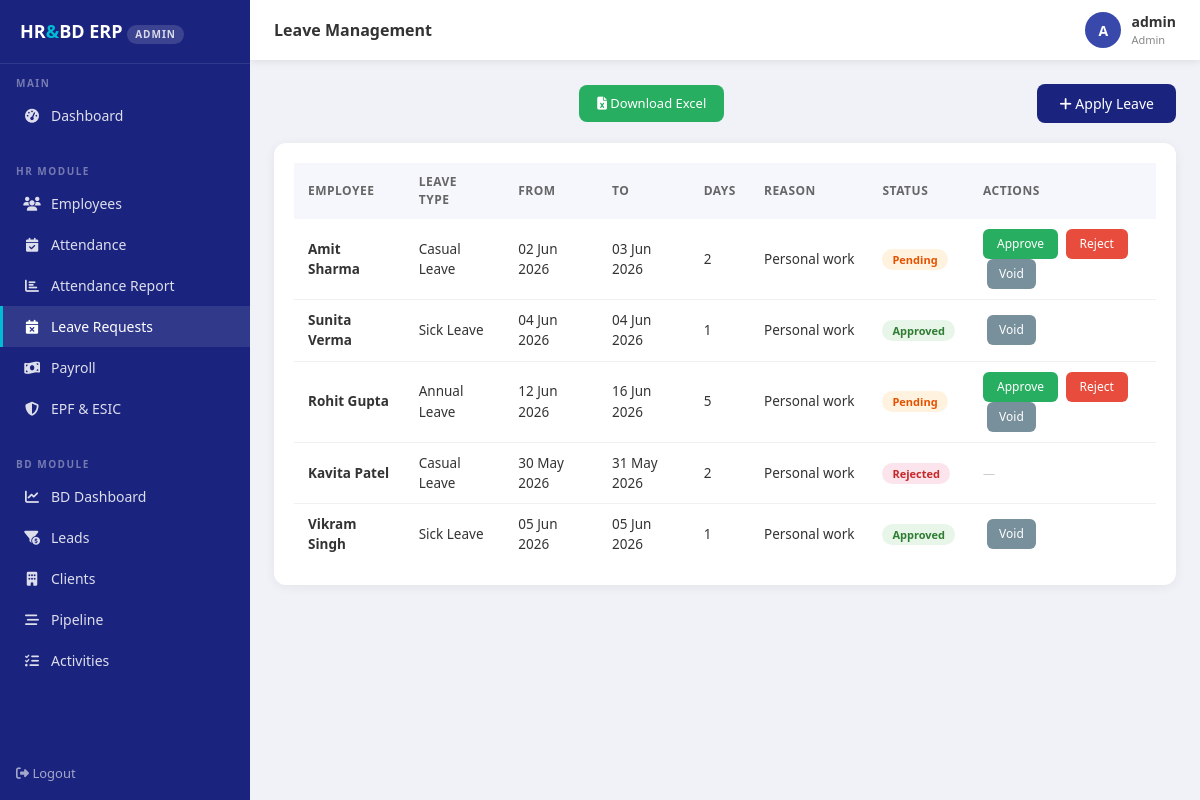
Screenshot of /leave (signed in) with the database file from the repository.
### app/models/models.py (models this page shows, shortened)
class User(UserMixin, db.Model):
    __tablename__ = 'users'
    id            = db.Column(db.Integer, primary_key=True)
    username      = db.Column(db.String(80),  unique=True, nullable=False)
    email         = db.Column(db.String(120), unique=True, nullable=False)
    password_hash = db.Column(db.String(256))
    role          = db.Column(db.String(20),  default='employee')
    employee_id   = db.Column(db.Integer, db.ForeignKey('employees.id'), nullable=True)
    is_active     = db.Column(db.Boolean, default=True)
    created_at    = db.Column(db.DateTime, default=datetime.utcnow)

class LeaveRequest(db.Model):
    __tablename__ = 'leave_requests'
    id            = db.Column(db.Integer, primary_key=True)
    employee_id   = db.Column(db.Integer, db.ForeignKey('employees.id'), nullable=False)
    leave_type_id = db.Column(db.Integer, db.ForeignKey('leave_types.id'), nullable=False)
    from_date     = db.Column(db.Date,    nullable=False)
    to_date       = db.Column(db.Date,    nullable=False)
    days          = db.Column(db.Integer, nullable=False)
    reason        = db.Column(db.Text)
    status        = db.Column(db.String(20), default='pending')
    applied_on    = db.Column(db.DateTime, default=datetime.utcnow)
    approved_by   = db.Column(db.Integer, db.ForeignKey('users.id'), nullable=True)
    approved_on   = db.Column(db.DateTime, nullable=True)
    remarks       = db.Column(db.Text)
    leave_type    = db.relationship('LeaveType', backref='requests')

class Employee(db.Model):
    __tablename__ = 'employees'
    id              = db.Column(db.Integer, primary_key=True)
    employee_code   = db.Column(db.String(20),  unique=True, nullable=False)
    first_name      = db.Column(db.String(50),  nullable=False)
    last_name       = db.Column(db.String(50),  nullable=False)
    email           = db.Column(db.String(120), unique=True, nullable=False)
    phone           = db.Column(db.String(15))
    date_of_birth   = db.Column(db.Date)
    gender          = db.Column(db.String(10))
    address         = db.Column(db.Text)
    department_id   = db.Column(db.Integer, db.ForeignKey('departments.id'))
    designation_id  = db.Column(db.Integer, db.ForeignKey('designations.id'))
    joining_date    = db.Column(db.Date, nullable=False)
    employment_type = db.Column(db.String(20), default='full_time')
    status          = db.Column(db.String(20), default='active')
    basic_salary       = db.Column(db.Float, default=0.0)
    hra                = db.Column(db.Float, default=0.0)
    special_allowance  = db.Column(db.Float, default=0.0)
    travel_allowance   = db.Column(db.Float, default=0.0)
    uan_number      = db.Column(db.String(20))   # EPF Universal Account Number
    esic_ip_number  = db.Column(db.String(20))   # ESIC Insured Person Number
    epf_applicable  = db.Column(db.Boolean, default=True)
    esic_applicable = db.Column(db.Boolean, default=True)
    pan_number      = db.Column(db.String(10))
    aadhaar_number  = db.Column(db.String(12))
    created_at      = db.Column(db.DateTime, default=datetime.utcnow)
    leave_requests    = db.relationship('LeaveRequest', backref='employee', lazy=True)
    attendance_records= db.relationship('Attendance',   backref='employee', lazy=True)
    payroll_records   = db.relationship('Payroll',      backref='employee', lazy=True)
    @property
    def full_name(self):
        return f'{self.first_name} {self.last_name}'

class LeaveType(db.Model):
    __tablename__ = 'leave_types'
    id           = db.Column(db.Integer, primary_key=True)
    name         = db.Column(db.String(50), nullable=False)
    days_allowed = db.Column(db.Integer, default=0)
    is_paid      = db.Column(db.Boolean, default=True)
    description  = db.Column(db.Text)

### app/routes/leave.py (the view)
@leave_bp.route('/leave')
@login_required
@roles_required('admin', 'hr_manager')
def index():
    return render_template('leave/index.html',
                           leaves=_svc.get_all_leaves())

### app/repositories/leave_repository.py (called while the page is built)
    def get_all(self):
        return LeaveRequest.query.order_by(LeaveRequest.applied_on.desc()).all()

### app/services/leave_service.py (called while the page is built)
    def get_all_leaves(self):
        return self.leave_repo.get_all()

### app/utils/rbac.py (called while the page is built)
def roles_required(*roles):
    def decorator(f):
        @wraps(f)
        def decorated_function(*args, **kwargs):
            if current_user.role not in roles:
                return render_template('errors/403.html'), 403
            return f(*args, **kwargs)
        return decorated_function
    return decorator

### app/templates/leave/index.html (shortened to what this page needs)
{% extends "base.html" %}
{% block page_title %}Leave Management{% endblock %}
{% block content %}
<div style="display:flex;justify-content:space-between;align-items:center;margin-bottom:20px;">
  <a href="{{ url_for('exports.export_leave') }}"
     style="background:#27ae60;color:white;padding:9px 18px;border-radius:8px;
            text-decoration:none;font-size:13px;font-weight:500;margin-right:8px;">
    <i class="fas fa-file-excel"></i> Download Excel
  </a>
  <a href="{{ url_for('leave.apply') }}" class="btn-primary-custom" style="text-decoration:none;">
    <i class="fas fa-plus"></i> Apply Leave
  </a>
</div>
<div class="table-card">
  <table>
    <thead>
      <tr>
        <th>Employee</th><th>Leave Type</th><th>From</th><th>To</th>
        <th>Days</th><th>Reason</th><th>Status</th><th>Actions</th>
      </tr>
    </thead>
    <tbody>
      {% for l in leaves %}
      <tr>
        <td><b>{{ l.employee.full_name }}</b></td>
        <td>{{ l.leave_type.name }}</td>
        <td>{{ l.from_date.strftime('%d %b %Y') }}</td>
        <td>{{ l.to_date.strftime('%d %b %Y') }}</td>
        <td>{{ l.days }}</td>
        <td style="max-width:130px;overflow:hidden;text-overflow:ellipsis;white-space:nowrap;">
          {{ l.reason or '—' }}
        </td>
        <td>
          <span class="badge-status badge-{{ l.status }}">
            {{ l.status.title() }}
          </span>
        </td>
        <td>
          {% if l.status == 'pending' %}
            <form method="POST" action="{{ url_for('leave.approve', id=l.id) }}"
                  style="display:inline;">
              <button type="submit" class="btn-success-custom">Approve</button>
            </form>
            <form method="POST" action="{{ url_for('leave.reject', id=l.id) }}"
                  style="display:inline;margin-left:4px;">
              <button type="submit" class="btn-danger-custom">Reject</button>
            </form>
          {% endif %}
          {% if l.status in ('pending', 'approved') %}
            <form method="POST" action="{{ url_for('leave.void', id=l.id) }}"
                  style="display:inline;margin-left:4px;"
                  onsubmit="return confirm('Are you sure you want to void this leave?')">
              <button type="submit"
                      style="background:#78909c;color:white;border:none;
                             padding:6px 12px;border-radius:6px;font-size:12px;cursor:pointer;">
                Void
              </button>
            </form>
          {% endif %}
          {% if l.status in ('voided', 'rejected') %}
            <span style="color:#ccc;font-size:12px;">—</span>
          {% endif %}
        </td>
      </tr>
      {% else %}
      <tr>
        <td colspan="8" style="text-align:center;color:#aaa;padding:30px;">
          No leave requests found.
        </td>
      </tr>
      {% endfor %}
    </tbody>
  </table>
</div>
{% endblock %}

### app/templates/base.html (shortened to what this page needs)
<!DOCTYPE html>
<html lang="en">
<head>
  <link rel="stylesheet" href="https://cdnjs.cloudflare.com/ajax/libs/font-awesome/6.4.0/css/all.min.css">
  <link rel="stylesheet" href="https://cdnjs.cloudflare.com/ajax/libs/bootstrap/5.3.0/css/bootstrap.min.css">
</head>
<body>
<nav class="sidebar">
  <div class="sidebar-brand">
    HR<span>&</span>BD ERP
    <div class="role-badge">{{ current_user.role.replace('_',' ') }}</div>
  </div>
  <div class="sidebar-section">Main</div>
  <ul class="sidebar-menu">
    <li><a href="{{ url_for('dashboard.index') }}"
           class="{{ 'active' if request.endpoint == 'dashboard.index' }}">
      <i class="fas fa-tachometer-alt"></i> Dashboard
    </a></li>
  </ul>
  {% if current_user.role in ('admin', 'hr_manager') %}
  <div class="sidebar-section">HR Module</div>
  <ul class="sidebar-menu">
    <li><a href="{{ url_for('employees.index') }}"
           class="{{ 'active' if 'employees' in request.endpoint }}">
      <i class="fas fa-users"></i> Employees
    </a></li>
    <li><a href="{{ url_for('attendance.index') }}"
           class="{{ 'active' if request.endpoint == 'attendance.index' }}">
      <i class="fas fa-calendar-check"></i> Attendance
    </a></li>
    <li><a href="{{ url_for('attendance.report') }}"
           class="{{ 'active' if request.endpoint == 'attendance.report' }}">
      <i class="fas fa-chart-bar"></i> Attendance Report
    </a></li>
    <li><a href="{{ url_for('leave.index') }}"
           class="{{ 'active' if request.endpoint == 'leave.index' }}">
      <i class="fas fa-calendar-times"></i> Leave Requests
    </a></li>
    <li><a href="{{ url_for('payroll.index') }}"
           class="{{ 'active' if request.endpoint == 'payroll.index' }}">
      <i class="fas fa-money-bill-wave"></i> Payroll
    </a></li>
    <li><a href="{{ url_for('compliance.index') }}"
           class="{{ 'active' if 'compliance' in request.endpoint }}">
      <i class="fas fa-shield-alt"></i> EPF & ESIC
    </a></li>
  </ul>
  {% endif %}
  {% if current_user.role in ('admin', 'bd_manager', 'bd_executive') %}
  <div class="sidebar-section">BD Module</div>
  <ul class="sidebar-menu">
    <li><a href="{{ url_for('bd.index') }}"
           class="{{ 'active' if request.endpoint == 'bd.index' }}">
      <i class="fas fa-chart-line"></i> BD Dashboard
    </a></li>
    <li><a href="{{ url_for('bd.leads') }}"
           class="{{ 'active' if request.endpoint in ['bd.leads','bd.add_lead'] }}">
      <i class="fas fa-funnel-dollar"></i> Leads
    </a></li>
    <li><a href="{{ url_for('bd.clients') }}"
           class="{{ 'active' if request.endpoint in ['bd.clients','bd.add_client'] }}">
      <i class="fas fa-building"></i> Clients
    </a></li>
    <li><a href="{{ url_for('bd.pipeline') }}"
           class="{{ 'active' if 'pipeline' in request.endpoint or 'opportunity' in request.endpoint }}">
      <i class="fas fa-stream"></i> Pipeline
    </a></li>
    <li><a href="{{ url_for('bd.activities') }}"
           class="{{ 'active' if 'activit' in request.endpoint }}">
      <i class="fas fa-tasks"></i> Activities
    </a></li>
  </ul>
  {% endif %}
  <div style="margin-top:auto;padding:16px;">
    <a href="{{ url_for('auth.logout') }}"
       style="color:rgba(255,255,255,0.6);font-size:13px;text-decoration:none;">
      <i class="fas fa-sign-out-alt"></i> Logout
    </a>
  </div>
</nav>
<div class="topbar">
  <div class="topbar-title">{% block page_title %}Dashboard{% endblock %}</div>
  <div class="topbar-user">
    <div class="avatar">{{ current_user.username[0].upper() }}</div>
    <div>
      <div style="font-weight:600;font-size:14px;">{{ current_user.username }}</div>
      <div style="font-size:11px;color:#888;">
        {{ current_user.role.replace('_',' ').title() }}
      </div>
    </div>
  </div>
</div>
<div class="main-content">
  {% block content %}{% endblock %}
</div>
</body>
</html>

### app/templates/base.html (style rules this page uses)
:root { --primary: #1a237e; --primary-light: #3949ab; --accent: #00bcd4; --sidebar-width: 250px; --topbar-h: 60px; --body-bg: #f0f2f8; }
* { box-sizing: border-box; margin: 0; padding: 0; }
body { font-family: 'Segoe UI', sans-serif; background: var(--body-bg); color: #333; }
.sidebar { position: fixed; top: 0; left: 0; width: var(--sidebar-width); height: 100vh; background: var(--primary); display: flex; flex-direction: column; z-index: 1000; overflow-y: auto; }
.sidebar-brand { padding: 18px 20px; border-bottom: 1px solid rgba(255,255,255,0.1); color: white; font-size: 18px; font-weight: 700; }
.sidebar-brand span { color: var(--accent); }
.role-badge { font-size: 10px; background: rgba(255,255,255,0.15); color: rgba(255,255,255,0.8); padding: 2px 8px; border-radius: 10px; margin-top: 4px; display: inline-block; text-transform: uppercase; letter-spacing: 1px; }
.sidebar-section { padding: 12px 16px 4px; font-size: 10px; text-transform: uppercase; letter-spacing: 1.5px; color: rgba(255,255,255,0.4); font-weight: 600; }
.sidebar-menu { list-style: none; padding: 0; }
.sidebar-menu li a { display: flex; align-items: center; gap: 10px; padding: 10px 20px; color: rgba(255,255,255,0.85); text-decoration: none; font-size: 14px; transition: all 0.2s; border-left: 3px solid transparent; }
.sidebar-menu li a:hover, .sidebar-menu li a.active { background: rgba(255,255,255,0.1); color: white; border-left-color: var(--accent); }
.sidebar-menu li a i { width: 18px; text-align: center; }
.topbar { position: fixed; top: 0; left: var(--sidebar-width); right: 0; height: var(--topbar-h); background: white; display: flex; align-items: center; justify-content: space-between; padding: 0 24px; box-shadow: 0 2px 8px rgba(0,0,0,0.08); z-index: 999; }
.topbar-title { font-size: 16px; font-weight: 600; color: #333; }
.topbar-user { display: flex; align-items: center; gap: 10px; font-size: 14px; }
.topbar-user .avatar { width: 36px; height: 36px; background: var(--primary-light); border-radius: 50%; display: flex; align-items: center; justify-content: center; color: white; font-weight: 600; }
.main-content { margin-left: var(--sidebar-width); margin-top: var(--topbar-h); padding: 24px; min-height: calc(100vh - var(--topbar-h)); }
.table-card { background: white; border-radius: 12px; padding: 20px; box-shadow: 0 2px 12px rgba(0,0,0,0.06); }
table { width: 100%; border-collapse: collapse; }
table th { background: #f5f7fc; font-size: 12px; text-transform: uppercase; letter-spacing: 0.5px; color: #666; padding: 10px 14px; }
table td { padding: 10px 14px; font-size: 13.5px; border-bottom: 1px solid #f0f0f0; }
table tbody tr:last-child td { border-bottom: none; }
.badge-status { padding: 3px 10px; border-radius: 20px; font-size: 11px; font-weight: 600; }
.badge-pending { background: #fff3e0; color: #e65100; }
.badge-approved { background: #e8f5e9; color: #2e7d32; }
.badge-rejected { background: #fce4ec; color: #c62828; }
.btn-primary-custom { background: var(--primary); color: white; border: none; padding: 9px 22px; border-radius: 8px; font-size: 14px; cursor: pointer; font-weight: 500; transition: background 0.2s; }
.btn-success-custom { background: #27ae60; color: white; border: none; padding: 6px 14px; border-radius: 6px; font-size: 12px; cursor: pointer; }
.btn-danger-custom { background: #e74c3c; color: white; border: none; padding: 6px 14px; border-radius: 6px; font-size: 12px; cursor: pointer; }

### rows the page displays
User: role.replace "ADMIN", username "A", username "admin", role.replace "Admin"
LeaveRequest: employee.full_name "Amit Sharma", leave_type.name "Casual Leave", from_date "02 Jun 2026", to_date "03 Jun 2026", days "2", reason "Personal work", status "Pending"
LeaveRequest: employee.full_name "Sunita Verma", leave_type.name "Sick Leave", from_date "04 Jun 2026", to_date "04 Jun 2026", days "1", reason "Personal work", status "Approved"
LeaveRequest: employee.full_name "Rohit Gupta", leave_type.name "Annual Leave", from_date "12 Jun 2026", to_date "16 Jun 2026", days "5", reason "Personal work", status "Pending"
LeaveRequest: employee.full_name "Kavita Patel", leave_type.name "Casual Leave", from_date "30 May 2026", to_date "31 May 2026", days "2", reason "Personal work", status "Rejected"
LeaveRequest: employee.full_name "Vikram Singh", leave_type.name "Sick Leave", from_date "05 Jun 2026", to_date "05 Jun 2026", days "1", reason "Personal work", status "Approved"
